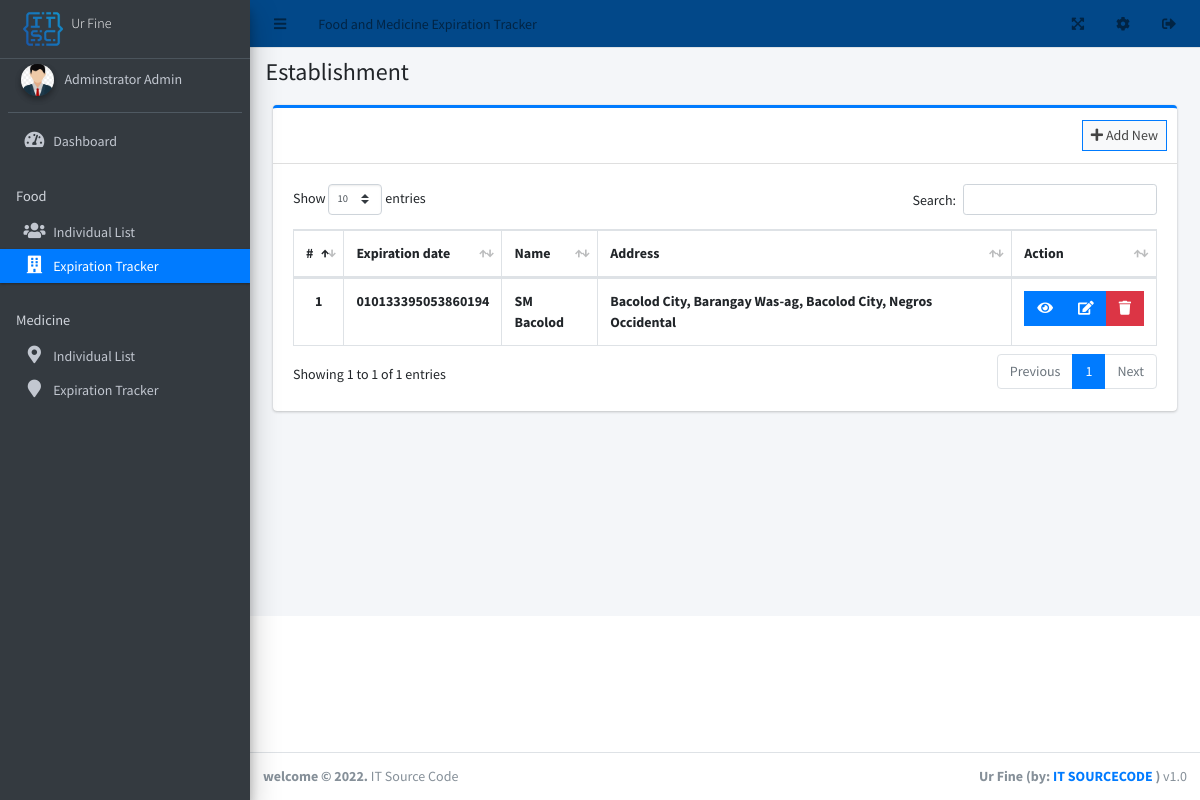
The app's page /admin/?page=establishment (signed in) with its own data.
### tables this page shows
CREATE TABLE `establishment` (
  `id` int(30) NOT NULL,
  `code` varchar(50) NOT NULL,
  `name` text DEFAULT NULL,
  `address` text DEFAULT NULL,
  `city_id` int(30) DEFAULT NULL,
  `zone_id` int(30) DEFAULT NULL,
  `image_path` text DEFAULT NULL
);

CREATE TABLE `barangay_list` (
  `id` int(30) NOT NULL,
  `code` varchar(50) NOT NULL,
  `name` varchar(250) NOT NULL,
  `description` text DEFAULT NULL,
  `city_id` int(30) DEFAULT NULL
);

CREATE TABLE `city_list` (
  `id` int(30) NOT NULL,
  `code` varchar(50) NOT NULL,
  `name` varchar(250) NOT NULL,
  `description` text DEFAULT NULL,
  `state_id` int(30) DEFAULT NULL
);

CREATE TABLE `state_list` (
  `id` int(30) NOT NULL,
  `code` varchar(50) NOT NULL,
  `name` varchar(250) NOT NULL,
  `description` text DEFAULT NULL
);

### admin/establishment/index.php (the view, shortened to what this page needs)
<div class="col-lg-12">
	<div class="card card-outline card-primary">
		<div class="card-header">
			<div class="card-tools">
				<a class="btn btn-block btn-sm btn-default btn-flat border-primary new_establishment" href="javascript:void(0)"><i class="fa fa-plus"></i> Add New</a>
			</div>
		</div>
		<div class="card-body">
			<table class="table tabe-hover table-bordered" id="list">
				<!-- <colgroup>
					<col width="5%">
					<col width="15%">
					<col width="25%">
					<col width="25%">
					<col width="15%">
					<col width="15%">
				</colgroup> -->
				<thead>
					<tr>
						<th class="text-center">#</th>
						<th>Expiration date</th>
						<th>Name</th>
						<th>Address</th>
						<th>Action</th>
					</tr>
				</thead>
				<tbody>
					<?php
					$i = 1;
					$qry = $conn->query("SELECT p.*,z.name as zname,c.name as cname, s.name as sname FROM establishment p inner join barangay_list z on z.id = p.zone_id inner join city_list c on c. id= z.city_id inner join state_list s on s.id = c.state_id order by z.name asc ");
					while($row= $qry->fetch_assoc()):
					?>
					<tr>
						<th class="text-center"><?php echo $i++ ?></th>
						<td><b><?php echo $row['code'] ?></b></td>
						<td><b><?php echo ucwords($row['name']) ?></b></td>
						<td><b><?php echo ucwords($row['address'].', '.$row['zname'].', '.$row['cname'].' City, '.$row['sname']) ?></b></td>
						<td class="text-center">
		                    <div class="btn-group">
		                    	<a href="javascript:void(0)" data-id='<?php echo $row['id'] ?>' class="btn btn-primary btn-flat view_establishment">
		                          <i class="fas fa-eye"></i>
		                        </a>
		                        <a href="javascript:void(0)" data-id='<?php echo $row['id'] ?>' class="btn btn-primary btn-flat manage_establishment">
		                          <i class="fas fa-edit"></i>
		                        </a>
		                        <button type="button" class="btn btn-danger btn-flat delete_establishment" data-id="<?php echo $row['id'] ?>">
		                          <i class="fas fa-trash"></i>
		                        </button>
	                      </div>
						</td>
					</tr>
				<?php endwhile; ?>
				</tbody>
			</table>
		</div>
	</div>
</div>

### records on screen
establishment: code "010133395053860194", name "SM Bacolod", address.name "Bacolod City, Barangay Was-ag, Bacolod City, Negros Occidental"

### other values on screen
$_settings->info('name') "Food and Medicine Expiration Tracker"
$_settings->info('short_name') "Ur Fine"
$_settings->userdata('firstname').' '.$_settings->userdata('lastname') "Adminstrator Admin"
str_replace("_", " ",$page) "Establishment"
